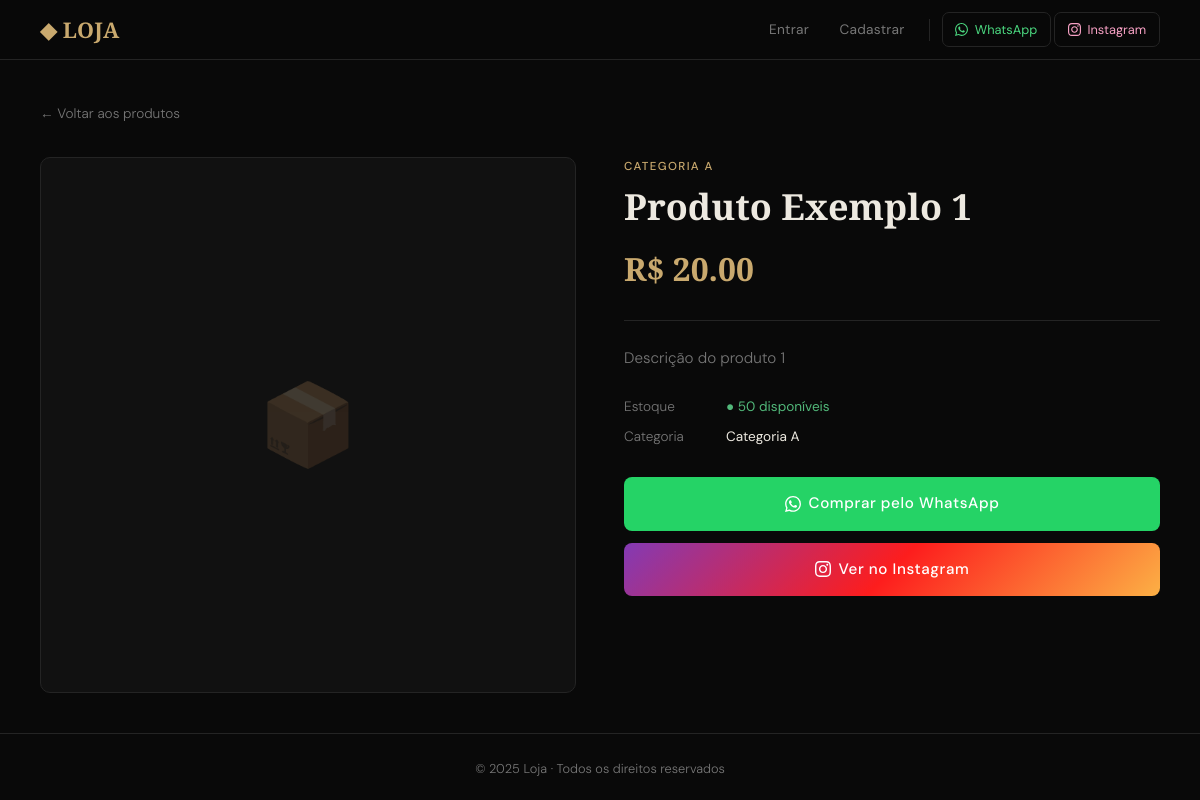
Screenshot of /produto/1 with the database file from the repository.
### tables this page shows
CREATE TABLE produtos (
            id          INTEGER PRIMARY KEY AUTOINCREMENT,
            nome        TEXT    NOT NULL,
            descricao   TEXT,
            preco       REAL    NOT NULL,
            estoque     INTEGER DEFAULT 0,
            imagem_url  TEXT,
            categoria   TEXT,
            ativo       INTEGER DEFAULT 1,
            criado_em   TEXT    DEFAULT (datetime('now','localtime'))
        );

### app.py (the view)
@app.route('/produto/<int:id>')
def produto(id):
    conn = get_db()
    p = conn.execute('SELECT * FROM produtos WHERE id=? AND ativo=1', (id,)).fetchone()
    conn.close()
    if not p:
        flash('Produto não encontrado.', 'erro')
        return redirect(url_for('index'))
    return render_template('produto.html', produto=p,
                           whatsapp=WHATSAPP_NUMBER, instagram=INSTAGRAM_USER)

### app.py (called while the page is built)
def get_db():
    conn = sqlite3.connect(DB_PATH)
    conn.row_factory = sqlite3.Row
    return conn

### templates/produto.html (shortened to what this page needs)
{% extends 'base.html' %}
{% block content %}
<a href="{{ url_for('index') }}" class="back-link fade-up">
    ← Voltar aos produtos
</a>
<div class="produto-layout">
    <div class="produto-gallery fade-up">
        {% if produto.imagem_url %}
            <img src="{{ produto.imagem_url }}" alt="{{ produto.nome }}">
        {% else %}
            <span class="produto-gallery-placeholder">📦</span>
        {% endif %}
    </div>
    <div class="produto-info">
        {% if produto.categoria %}
        <p class="produto-cat fade-up">{{ produto.categoria }}</p>
        {% endif %}
        <h1 class="produto-nome fade-up">{{ produto.nome }}</h1>
        <div class="produto-preco fade-up">R$ {{ '%.2f'|format(produto.preco) }}</div>
        <hr class="produto-divider">
        {% if produto.descricao %}
        <p class="produto-desc fade-up">{{ produto.descricao }}</p>
        {% endif %}
        <div class="produto-meta fade-up">
            <div class="produto-meta-row">
                <span class="meta-label">Estoque</span>
                {% if produto.estoque > 0 %}
                    <span class="meta-val ok">● {{ produto.estoque }} disponíveis</span>
                {% else %}
                    <span class="meta-val bad">● Esgotado</span>
                {% endif %}
            </div>
            {% if produto.categoria %}
            <div class="produto-meta-row">
                <span class="meta-label">Categoria</span>
                <span class="meta-val">{{ produto.categoria }}</span>
            </div>
            {% endif %}
        </div>
        <div class="produto-actions fade-up">
            {% if produto.estoque > 0 %}
                <a href="https://wa.me/{{ whatsapp }}?text=Olá!%20Tenho%20interesse%20no%20produto:%20{{ produto.nome }}%20(R$%20{{ '%.2f'|format(produto.preco) }})"
                   target="_blank" class="btn btn-wa btn-lg btn-full">
                    Comprar pelo WhatsApp
                </a>
            {% else %}
                <div class="esgotado-msg">✕ Produto indisponível no momento</div>
            {% endif %}
            <a href="https://instagram.com/{{ instagram }}" target="_blank" class="btn btn-ig btn-lg btn-full">
                Ver no Instagram
            </a>
        </div>
    </div>
</div>
{% endblock %}

### templates/base.html (style rules this page uses)
:root { --bg: #090909; --surface: #111; --surface2: #181818; --border: #242424; --text: #ede9e0; --muted: #777; --muted2: #555; --accent: #c9a96e; --accent-light: #e5c98a; --success: #52b87a; --danger: #e05555; --r: 10px; --display: 'Playfair Display', Georgia, serif; --body: 'DM Sans', sans-serif; }
*, *::before, *::after { box-sizing: border-box; margin: 0; padding: 0; }
html { scroll-behavior: smooth; }
body { background: var(--bg); color: var(--text); font-family: var(--body); font-weight: 300; line-height: 1.65; min-height: 100vh; display: flex; flex-direction: column; }
.btn { display: inline-flex; align-items: center; justify-content: center; gap: 0.5rem; padding: 0.75rem 1.5rem; border-radius: 8px; font-family: var(--body); font-size: 0.875rem; font-weight: 500; letter-spacing: 0.04em; cursor: pointer; text-decoration: none; transition: all .2s; border: none; }
.btn-wa { background: #25d366; color: #fff; }
.btn-ig { background: linear-gradient(135deg,#833ab4,#fd1d1d,#fcb045); color: #fff; }
.btn-full { width: 100%; }
.fade-up { animation: fadeUp .45s ease forwards; }

### templates/produto.html (style rules this page uses)
.back-link { display: inline-flex; align-items: center; gap: 0.4rem; color: var(--muted); text-decoration: none; font-size: 0.85rem; margin-bottom: 2rem; transition: color .2s; }
.produto-layout { display: grid; grid-template-columns: 1fr 1fr; gap: 3rem; align-items: start; }
.produto-gallery { aspect-ratio: 1 / 1; background: var(--surface); border: 1px solid var(--border); border-radius: var(--r); overflow: hidden; display: flex; align-items: center; justify-content: center; position: sticky; top: 80px; }
.produto-gallery-placeholder { font-size: 5rem; opacity: .2; }
.produto-cat { font-size: 0.72rem; letter-spacing: 0.12em; text-transform: uppercase; color: var(--accent); font-weight: 500; margin-bottom: 0.6rem; }
.produto-nome { font-family: var(--display); font-size: clamp(1.7rem, 3vw, 2.5rem); font-weight: 700; line-height: 1.15; color: var(--text); margin-bottom: 1rem; }
.produto-preco { font-family: var(--display); font-size: 2rem; font-weight: 700; color: var(--accent); margin-bottom: 1.5rem; }
.produto-divider { border: none; border-top: 1px solid var(--border); margin: 1.5rem 0; }
.produto-desc { color: var(--muted); font-size: 0.95rem; line-height: 1.75; margin-bottom: 1.5rem; }
.produto-meta { display: flex; flex-direction: column; gap: 0.5rem; margin-bottom: 1.75rem; }
.produto-meta-row { display: flex; gap: 0.75rem; font-size: 0.85rem; }
.meta-label { color: var(--muted); min-width: 90px; }
.meta-val { color: var(--text); font-weight: 400; }
.meta-val.ok { color: var(--success); }
.produto-actions { display: flex; flex-direction: column; gap: 0.75rem; }
.btn-lg { padding: 0.9rem 1.75rem; font-size: 0.95rem; }

### rows the page displays
produtos: categoria "CATEGORIA A", nome "Produto Exemplo 1", preco "20.00", descricao "Descrição do produto 1", estoque "50", categoria "Categoria A"
